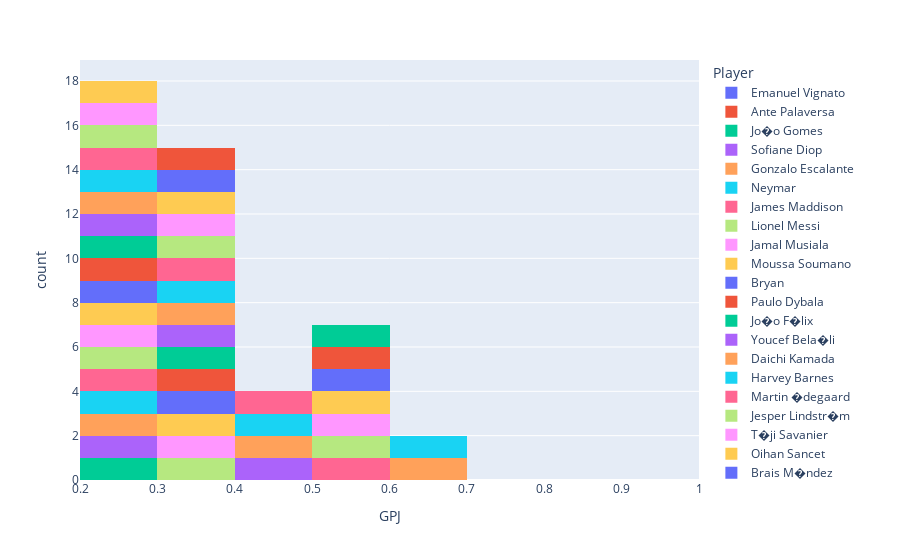

Source (notebook cell):
### Markdown cell above
#### Meias goleadores

### Code cell
Meias['GPJ'] = Meias['Goals'] / Meias['MP']
Meias.sort_values(['GPJ'], ascending = False, inplace = True)
px.histogram(Meias.head(50), x = "GPJ", color = 'Player').show()

### Figure 1 — Plotly figure (JSON) as saved in the notebook; plotly's stock layout.template omitted (floating-point values rounded to 4 significant figures)
{"data": [{"alignmentgroup": "True", "bingroup": "x", "hovertemplate": "Player=Emanuel Vignato<br>GPJ=%{x}<br>count=%{y}<extra></extra>", "legendgroup": "Emanuel Vignato", "marker": {"color": "#636efa", "pattern": {"shape": ""}}, "name": "Emanuel Vignato", "offsetgroup": "Emanuel Vignato", "orientation": "v", "showlegend": true, "type": "histogram", "x": [1], "xaxis": "x", "yaxis": "y"}, {"alignmentgroup": "True", "bingroup": "x", "hovertemplate": "Player=Ante Palaversa<br>GPJ=%{x}<br>count=%{y}<extra></extra>", "legendgroup": "Ante Palaversa", "marker": {"color": "#EF553B", "pattern": {"shape": ""}}, "name": "Ante Palaversa", "offsetgroup": "Ante Palaversa", "orientation": "v", "showlegend": true, "type": "histogram", "x": [1], "xaxis": "x", "yaxis": "y"}, {"alignmentgroup": "True", "bingroup": "x", "hovertemplate": "Player=Jo�o Gomes<br>GPJ=%{x}<br>count=%{y}<extra></extra>", "legendgroup": "Jo�o Gomes", "marker": {"color": "#00cc96", "pattern": {"shape": ""}}, "name": "Jo�o Gomes", "offsetgroup": "Jo�o Gomes", "orientation": "v", "showlegend": true, "type": "histogram", "x": [1], "xaxis": "x", "yaxis": "y"}, {"alignmentgroup": "True", "bingroup": "x", "hovertemplate": "Player=Sofiane Diop<br>GPJ=%{x}<br>count=%{y}<extra></extra>", "legendgroup": "Sofiane Diop", "marker": {"color": "#ab63fa", "pattern": {"shape": ""}}, "name": "Sofiane Diop", "offsetgroup": "Sofiane Diop", "orientation": "v", "showlegend": true, "type": "histogram", "x": [1], "xaxis": "x", "yaxis": "y"}, {"alignmentgroup": "True", "bingroup": "x", "hovertemplate": "Player=Gonzalo Escalante<br>GPJ=%{x}<br>count=%{y}<extra></extra>", "legendgroup": "Gonzalo Escalante", "marker": {"color": "#FFA15A", "pattern": {"shape": ""}}, "name": "Gonzalo Escalante", "offsetgroup": "Gonzalo Escalante", "orientation": "v", "showlegend": true, "type": "histogram", "x": [0.6667], "xaxis": "x", "yaxis": "y"}, {"alignmentgroup": "True", "bingroup": "x", "hovertemplate": "Player=Neymar<br>GPJ=%{x}<br>count=%{y}<extra></extra>", "legendgroup": "Neymar", "marker": {"color": "#19d3f3", "pattern": {"shape": ""}}, "name": "Neymar", "offsetgroup": "Neymar", "orientation": "v", "showlegend": true, "type": "histogram", "x": [0.6316], "xaxis": "x", "yaxis": "y"}, {"alignmentgroup": "True", "bingroup": "x", "hovertemplate": "Player=James Maddison<br>GPJ=%{x}<br>count=%{y}<extra></extra>", "legendgroup": "James Maddison", "marker": {"color": "#FF6692", "pattern": {"shape": ""}}, "name": "James Maddison", "offsetgroup": "James Maddison", "orientation": "v", "showlegend": true, "type": "histogram", "x": [0.5625], "xaxis": "x", "yaxis": "y"}, {"alignmentgroup": "True", "bingroup": "x", "hovertemplate": "Player=Lionel Messi<br>GPJ=%{x}<br>count=%{y}<extra></extra>", "legendgroup": "Lionel Messi", "marker": {"color": "#B6E880", "pattern": {"shape": ""}}, "name": "Lionel Messi", "offsetgroup": "Lionel Messi", "orientation": "v", "showlegend": true, "type": "histogram", "x": [0.5556], "xaxis": "x", "yaxis": "y"}, {"alignmentgroup": "True", "bingroup": "x", "hovertemplate": "Player=Jamal Musiala<br>GPJ=%{x}<br>count=%{y}<extra></extra>", "legendgroup": "Jamal Musiala", "marker": {"color": "#FF97FF", "pattern": {"shape": ""}}, "name": "Jamal Musiala", "offsetgroup": "Jamal Musiala", "orientation": "v", "showlegend": true, "type": "histogram", "x": [0.5263], "xaxis": "x", "yaxis": "y"}, {"alignmentgroup": "True", "bingroup": "x", "hovertemplate": "Player=Moussa Soumano<br>GPJ=%{x}<br>count=%{y}<extra></extra>", "legendgroup": "Moussa Soumano", "marker": {"color": "#FECB52", "pattern": {"shape": ""}}, "name": "Moussa Soumano", "offsetgroup": "Moussa Soumano", "orientation": "v", "showlegend": true, "type": "histogram", "x": [0.5], "xaxis": "x", "yaxis": "y"}, {"alignmentgroup": "True", "bingroup": "x", "hovertemplate": "Player=Bryan<br>GPJ=%{x}<br>count=%{y}<extra></extra>", "legendgroup": "Bryan", "marker": {"color": "#636efa", "pattern": {"shape": ""}}, "name": "Bryan", "offsetgroup": "Bryan", "orientation": "v", "showlegend": true, "type": "histogram", "x": [0.5], "xaxis": "x", "yaxis": "y"}, {"alignmentgroup": "True", "bingroup": "x", "hovertemplate": "Player=Paulo Dybala<br>GPJ=%{x}<br>count=%{y}<extra></extra>", "legendgroup": "Paulo Dybala", "marker": {"color": "#EF553B", "pattern": {"shape": ""}}, "name": "Paulo Dybala", "offsetgroup": "Paulo Dybala", "orientation": "v", "showlegend": true, "type": "histogram", "x": [0.5], "xaxis": "x", "yaxis": "y"}, {"alignmentgroup": "True", "bingroup": "x", "hovertemplate": "Player=Jo�o F�lix<br>GPJ=%{x}<br>count=%{y}<extra></extra>", "legendgroup": "Jo�o F�lix", "marker": {"color": "#00cc96", "pattern": {"shape": ""}}, "name": "Jo�o F�lix", "offsetgroup": "Jo�o F�lix", "orientation": "v", "showlegend": true, "type": "histogram", "x": [0.5], "xaxis": "x", "yaxis": "y"}, {"alignmentgroup": "True", "bingroup": "x", "hovertemplate": "Player=Youcef Bela�li<br>GPJ=%{x}<br>count=%{y}<extra></extra>", "legendgroup": "Youcef Bela�li", "marker": {"color": "#ab63fa", "pattern": {"shape": ""}}, "name": "Youcef Bela�li", "offsetgroup": "Youcef Bela�li", "orientation": "v", "showlegend": true, "type": "histogram", "x": [0.4167], "xaxis": "x", "yaxis": "y"}, {"alignmentgroup": "True", "bingroup": "x", "hovertemplate": "Player=Daichi Kamada<br>GPJ=%{x}<br>count=%{y}<extra></extra>", "legendgroup": "Daichi Kamada", "marker": {"color": "#FFA15A", "pattern": {"shape": ""}}, "name": "Daichi Kamada", "offsetgroup": "Daichi Kamada", "orientation": "v", "showlegend": true, "type": "histogram", "x": [0.4118], "xaxis": "x", "yaxis": "y"}, {"alignmentgroup": "True", "bingroup": "x", "hovertemplate": "Player=Harvey Barnes<br>GPJ=%{x}<br>count=%{y}<extra></extra>", "legendgroup": "Harvey Barnes", "marker": {"color": "#19d3f3", "pattern": {"shape": ""}}, "name": "Harvey Barnes", "offsetgroup": "Harvey Barnes", "orientation": "v", "showlegend": true, "type": "histogram", "x": [0.4], "xaxis": "x", "yaxis": "y"}, {"alignmentgroup": "True", "bingroup": "x", "hovertemplate": "Player=Martin �degaard<br>GPJ=%{x}<br>count=%{y}<extra></extra>", "legendgroup": "Martin �degaard", "marker": {"color": "#FF6692", "pattern": {"shape": ""}}, "name": "Martin �degaard", "offsetgroup": "Martin �degaard", "orientation": "v", "showlegend": true, "type": "histogram", "x": [0.4], "xaxis": "x", "yaxis": "y"}, {"alignmentgroup": "True", "bingroup": "x", "hovertemplate": "Player=Jesper Lindstr�m<br>GPJ=%{x}<br>count=%{y}<extra></extra>", "legendgroup": "Jesper Lindstr�m", "marker": {"color": "#B6E880", "pattern": {"shape": ""}}, "name": "Jesper Lindstr�m", "offsetgroup": "Jesper Lindstr�m", "orientation": "v", "showlegend": true, "type": "histogram", "x": [0.3889], "xaxis": "x", "yaxis": "y"}, {"alignmentgroup": "True", "bingroup": "x", "hovertemplate": "Player=T�ji Savanier<br>GPJ=%{x}<br>count=%{y}<extra></extra>", "legendgroup": "T�ji Savanier", "marker": {"color": "#FF97FF", "pattern": {"shape": ""}}, "name": "T�ji Savanier", "offsetgroup": "T�ji Savanier", "orientation": "v", "showlegend": true, "type": "histogram", "x": [0.3889], "xaxis": "x", "yaxis": "y"}, {"alignmentgroup": "True", "bingroup": "x", "hovertemplate": "Player=Oihan Sancet<br>GPJ=%{x}<br>count=%{y}<extra></extra>", "legendgroup": "Oihan Sancet", "marker": {"color": "#FECB52", "pattern": {"shape": ""}}, "name": "Oihan Sancet", "offsetgroup": "Oihan Sancet", "orientation": "v", "showlegend": true, "type": "histogram", "x": [0.381], "xaxis": "x", "yaxis": "y"}, {"alignmentgroup": "True", "bingroup": "x", "hovertemplate": "Player=Brais M�ndez<br>GPJ=%{x}<br>count=%{y}<extra></extra>", "legendgroup": "Brais M�ndez", "marker": {"color": "#636efa", "pattern": {"shape": ""}}, "name": "Brais M�ndez", "offsetgroup": "Brais M�ndez", "orientation": "v", "showlegend": true, "type": "histogram", "x": [0.3684], "xaxis": "x", "yaxis": "y"}, {"alignmentgroup": "True", "bingroup": "x", "hovertemplate": "Player=David ?olina<br>GPJ=%{x}<br>count=%{y}<extra></extra>", "legendgroup": "David ?olina", "marker": {"color": "#EF553B", "pattern": {"shape": ""}}, "name": "David ?olina", "offsetgroup": "David ?olina", "orientation": "v", "showlegend": true, "type": "histogram", "x": [0.3333], "xaxis": "x", "yaxis": "y"}, {"alignmentgroup": "True", "bingroup": "x", "hovertemplate": "Player=Carmona<br>GPJ=%{x}<br>count=%{y}<extra></extra>", "legendgroup": "Carmona", "marker": {"color": "#00cc96", "pattern": {"shape": ""}}, "name": "Carmona", "offsetgroup": "Carmona", "orientation": "v", "showlegend": true, "type": "histogram", "x": [0.3333], "xaxis": "x", "yaxis": "y"}, {"alignmentgroup": "True", "bingroup": "x", "hovertemplate": "Player=Anuar<br>GPJ=%{x}<br>count=%{y}<extra></extra>", "legendgroup": "Anuar", "marker": {"color": "#ab63fa", "pattern": {"shape": ""}}, "name": "Anuar", "offsetgroup": "Anuar", "orientation": "v", "showlegend": true, "type": "histogram", "x": [0.3333], "xaxis": "x", "yaxis": "y"}, {"alignmentgroup": "True", "bingroup": "x", "hovertemplate": "Player=Leroy San�<br>GPJ=%{x}<br>count=%{y}<extra></extra>", "legendgroup": "Leroy San�", "marker": {"color": "#FFA15A", "pattern": {"shape": ""}}, "name": "Leroy San�", "offsetgroup": "Leroy San�", "orientation": "v", "showlegend": true, "type": "histogram", "x": [0.3333], "xaxis": "x", "yaxis": "y"}, {"alignmentgroup": "True", "bingroup": "x", "hovertemplate": "Player=Carlos Soler<br>GPJ=%{x}<br>count=%{y}<extra></extra>", "legendgroup": "Carlos Soler", "marker": {"color": "#19d3f3", "pattern": {"shape": ""}}, "name": "Carlos Soler", "offsetgroup": "Carlos Soler", "orientation": "v", "showlegend": true, "type": "histogram", "x": [0.3333], "xaxis": "x", "yaxis": "y"}, {"alignmentgroup": "True", "bingroup": "x", "hovertemplate": "Player=Carlos Alcaraz<br>GPJ=%{x}<br>count=%{y}<extra></extra>", "legendgroup": "Carlos Alcaraz", "marker": {"color": "#FF6692", "pattern": {"shape": ""}}, "name": "Carlos Alcaraz", "offsetgroup": "Carlos Alcaraz", "orientation": "v", "showlegend": true, "type": "histogram", "x": [0.3333], "xaxis": "x", "yaxis": "y"}, {"alignmentgroup": "True", "bingroup": "x", "hovertemplate": "Player=Azzedine Ounahi<br>GPJ=%{x}<br>count=%{y}<extra></extra>", "legendgroup": "Azzedine Ounahi", "marker": {"color": "#B6E880", "pattern": {"shape": ""}}, "name": "Azzedine Ounahi", "offsetgroup": "Azzedine Ounahi", "orientation": "v", "showlegend": true, "type": "histogram", "x": [0.3333], "xaxis": "x", "yaxis": "y"}, {"alignmentgroup": "True", "bingroup": "x", "hovertemplate": "Player=Gabriel Veiga<br>GPJ=%{x}<br>count=%{y}<extra></extra>", "legendgroup": "Gabriel Veiga", "marker": {"color": "#FF97FF", "pattern": {"shape": ""}}, "name": "Gabriel Veiga", "offsetgroup": "Gabriel Veiga", "orientation": "v", "showlegend": true, "type": "histogram", "x": [0.3158], "xaxis": "x", "yaxis": "y"}, {"alignmentgroup": "True", "bingroup": "x", "hovertemplate": "Player=Tommaso Baldanzi<br>GPJ=%{x}<br>count=%{y}<extra></extra>", "legendgroup": "Tommaso Baldanzi", "marker": {"color": "#FECB52", "pattern": {"shape": ""}}, "name": "Tommaso Baldanzi", "offsetgroup": "Tommaso Baldanzi", "orientation": "v", "showlegend": true, "type": "histogram", "x": [0.3077], "xaxis": "x", "yaxis": "y"}, {"alignmentgroup": "True", "bingroup": "x", "hovertemplate": "Player=Julian Brandt<br>GPJ=%{x}<br>count=%{y}<extra></extra>", "legendgroup": "Julian Brandt", "marker": {"color": "#636efa", "pattern": {"shape": ""}}, "name": "Julian Brandt", "offsetgroup": "Julian Brandt", "orientation": "v", "showlegend": true, "type": "histogram", "x": [0.3], "xaxis": "x", "yaxis": "y"}, {"alignmentgroup": "True", "bingroup": "x", "hovertemplate": "Player=Lee Jae-sung<br>GPJ=%{x}<br>count=%{y}<extra></extra>", "legendgroup": "Lee Jae-sung", "marker": {"color": "#EF553B", "pattern": {"shape": ""}}, "name": "Lee Jae-sung", "offsetgroup": "Lee Jae-sung", "orientation": "v", "showlegend": true, "type": "histogram", "x": [0.3], "xaxis": "x", "yaxis": "y"}, {"alignmentgroup": "True", "bingroup": "x", "hovertemplate": "Player=Pascal Gro�<br>GPJ=%{x}<br>count=%{y}<extra></extra>", "legendgroup": "Pascal Gro�", "marker": {"color": "#00cc96", "pattern": {"shape": ""}}, "name": "Pascal Gro�", "offsetgroup": "Pascal Gro�", "orientation": "v", "showlegend": true, "type": "histogram", "x": [0.2857], "xaxis": "x", "yaxis": "y"}, {"alignmentgroup": "True", "bingroup": "x", "hovertemplate": "Player=Teun Koopmeiners<br>GPJ=%{x}<br>count=%{y}<extra></extra>", "legendgroup": "Teun Koopmeiners", "marker": {"color": "#ab63fa", "pattern": {"shape": ""}}, "name": "Teun Koopmeiners", "offsetgroup": "Teun Koopmeiners", "orientation": "v", "showlegend": true, "type": "histogram", "x": [0.2857], "xaxis": "x", "yaxis": "y"}, {"alignmentgroup": "True", "bingroup": "x", "hovertemplate": "Player=Florian Kainz<br>GPJ=%{x}<br>count=%{y}<extra></extra>", "legendgroup": "Florian Kainz", "marker": {"color": "#FFA15A", "pattern": {"shape": ""}}, "name": "Florian Kainz", "offsetgroup": "Florian Kainz", "orientation": "v", "showlegend": true, "type": "histogram", "x": [0.2778], "xaxis": "x", "yaxis": "y"}, {"alignmentgroup": "True", "bingroup": "x", "hovertemplate": "Player=Janik Haberer<br>GPJ=%{x}<br>count=%{y}<extra></extra>", "legendgroup": "Janik Haberer", "marker": {"color": "#19d3f3", "pattern": {"shape": ""}}, "name": "Janik Haberer", "offsetgroup": "Janik Haberer", "orientation": "v", "showlegend": true, "type": "histogram", "x": [0.2778], "xaxis": "x", "yaxis": "y"}, {"alignmentgroup": "True", "bingroup": "x", "hovertemplate": "Player=Alexis Mac Allister<br>GPJ=%{x}<br>count=%{y}<extra></extra>", "legendgroup": "Alexis Mac Allister", "marker": {"color": "#FF6692", "pattern": {"shape": ""}}, "name": "Alexis Mac Allister", "offsetgroup": "Alexis Mac Allister", "orientation": "v", "showlegend": true, "type": "histogram", "x": [0.2778], "xaxis": "x", "yaxis": "y"}, {"alignmentgroup": "True", "bingroup": "x", "hovertemplate": "Player=Rodrigo Bentancur<br>GPJ=%{x}<br>count=%{y}<extra></extra>", "legendgroup": "Rodrigo Bentancur", "marker": {"color": "#B6E880", "pattern": {"shape": ""}}, "name": "Rodrigo Bentancur", "offsetgroup": "Rodrigo Bentancur", "orientation": "v", "showlegend": true, "type": "histogram", "x": [0.2778], "xaxis": "x", "yaxis": "y"}, {"alignmentgroup": "True", "bingroup": "x", "hovertemplate": "Player=Florian Sotoca<br>GPJ=%{x}<br>count=%{y}<extra></extra>", "legendgroup": "Florian Sotoca", "marker": {"color": "#FF97FF", "pattern": {"shape": ""}}, "name": "Florian Sotoca", "offsetgroup": "Florian Sotoca", "orientation": "v", "showlegend": true, "type": "histogram", "x": [0.2727], "xaxis": "x", "yaxis": "y"}, {"alignmentgroup": "True", "bingroup": "x", "hovertemplate": "Player=Yannick Gerhardt<br>GPJ=%{x}<br>count=%{y}<extra></extra>", "legendgroup": "Yannick Gerhardt", "marker": {"color": "#FECB52", "pattern": {"shape": ""}}, "name": "Yannick Gerhardt", "offsetgroup": "Yannick Gerhardt", "orientation": "v", "showlegend": true, "type": "histogram", "x": [0.2667], "xaxis": "x", "yaxis": "y"}, {"alignmentgroup": "True", "bingroup": "x", "hovertemplate": "Player=Andrej Kramari?<br>GPJ=%{x}<br>count=%{y}<extra></extra>", "legendgroup": "Andrej Kramari?", "marker": {"color": "#636efa", "pattern": {"shape": ""}}, "name": "Andrej Kramari?", "offsetgroup": "Andrej Kramari?", "orientation": "v", "showlegend": true, "type": "histogram", "x": [0.2632], "xaxis": "x", "yaxis": "y"}, {"alignmentgroup": "True", "bingroup": "x", "hovertemplate": "Player=�ngel Correa<br>GPJ=%{x}<br>count=%{y}<extra></extra>", "legendgroup": "�ngel Correa", "marker": {"color": "#EF553B", "pattern": {"shape": ""}}, "name": "�ngel Correa", "offsetgroup": "�ngel Correa", "orientation": "v", "showlegend": true, "type": "histogram", "x": [0.2632], "xaxis": "x", "yaxis": "y"}, {"alignmentgroup": "True", "bingroup": "x", "hovertemplate": "Player=Nuno Tavares<br>GPJ=%{x}<br>count=%{y}<extra></extra>", "legendgroup": "Nuno Tavares", "marker": {"color": "#00cc96", "pattern": {"shape": ""}}, "name": "Nuno Tavares", "offsetgroup": "Nuno Tavares", "orientation": "v", "showlegend": true, "type": "histogram", "x": [0.2632], "xaxis": "x", "yaxis": "y"}, {"alignmentgroup": "True", "bingroup": "x", "hovertemplate": "Player=Jeremie Frimpong<br>GPJ=%{x}<br>count=%{y}<extra></extra>", "legendgroup": "Jeremie Frimpong", "marker": {"color": "#ab63fa", "pattern": {"shape": ""}}, "name": "Jeremie Frimpong", "offsetgroup": "Jeremie Frimpong", "orientation": "v", "showlegend": true, "type": "histogram", "x": [0.25], "xaxis": "x", "yaxis": "y"}, {"alignmentgroup": "True", "bingroup": "x", "hovertemplate": "Player=Denis Huseinbasic<br>GPJ=%{x}<br>count=%{y}<extra></extra>", "legendgroup": "Denis Huseinbasic", "marker": {"color": "#FFA15A", "pattern": {"shape": ""}}, "name": "Denis Huseinbasic", "offsetgroup": "Denis Huseinbasic", "orientation": "v", "showlegend": true, "type": "histogram", "x": [0.25], "xaxis": "x", "yaxis": "y"}, {"alignmentgroup": "True", "bingroup": "x", "hovertemplate": "Player=Christoph Baumgartner<br>GPJ=%{x}<br>count=%{y}<extra></extra>", "legendgroup": "Christoph Baumgartner", "marker": {"color": "#19d3f3", "pattern": {"shape": ""}}, "name": "Christoph Baumgartner", "offsetgroup": "Christoph Baumgartner", "orientation": "v", "showlegend": true, "type": "histogram", "x": [0.25], "xaxis": "x", "yaxis": "y"}, {"alignmentgroup": "True", "bingroup": "x", "hovertemplate": "Player=R�my Cabella<br>GPJ=%{x}<br>count=%{y}<extra></extra>", "legendgroup": "R�my Cabella", "marker": {"color": "#FF6692", "pattern": {"shape": ""}}, "name": "R�my Cabella", "offsetgroup": "R�my Cabella", "orientation": "v", "showlegend": true, "type": "histogram", "x": [0.25], "xaxis": "x", "yaxis": "y"}, {"alignmentgroup": "True", "bingroup": "x", "hovertemplate": "Player=Kevin Volland<br>GPJ=%{x}<br>count=%{y}<extra></extra>", "legendgroup": "Kevin Volland", "marker": {"color": "#B6E880", "pattern": {"shape": ""}}, "name": "Kevin Volland", "offsetgroup": "Kevin Volland", "orientation": "v", "showlegend": true, "type": "histogram", "x": [0.25], "xaxis": "x", "yaxis": "y"}, {"alignmentgroup": "True", "bingroup": "x", "hovertemplate": "Player=Aleksei Miranchuk<br>GPJ=%{x}<br>count=%{y}<extra></extra>", "legendgroup": "Aleksei Miranchuk", "marker": {"color": "#FF97FF", "pattern": {"shape": ""}}, "name": "Aleksei Miranchuk", "offsetgroup": "Aleksei Miranchuk", "orientation": "v", "showlegend": true, "type": "histogram", "x": [0.25], "xaxis": "x", "yaxis": "y"}, {"alignmentgroup": "True", "bingroup": "x", "hovertemplate": "Player=Yusuf Yaz�c�<br>GPJ=%{x}<br>count=%{y}<extra></extra>", "legendgroup": "Yusuf Yaz�c�", "marker": {"color": "#FECB52", "pattern": {"shape": ""}}, "name": "Yusuf Yaz�c�", "offsetgroup": "Yusuf Yaz�c�", "orientation": "v", "showlegend": true, "type": "histogram", "x": [0.25], "xaxis": "x", "yaxis": "y"}], "layout": {"barmode": "relative", "legend": {"title": {"text": "Player"}, "tracegroupgap": 0}, "margin": {"t": 60}, "xaxis": {"anchor": "y", "domain": [0, 1], "title": {"text": "GPJ"}}, "yaxis": {"anchor": "x", "domain": [0, 1], "title": {"text": "count"}}}}
